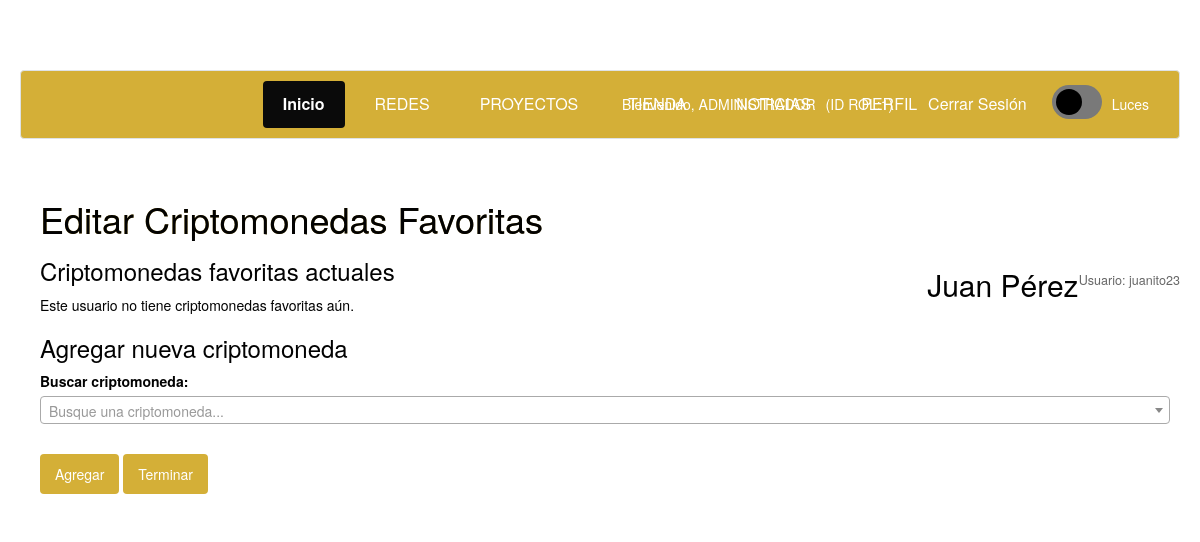
The app's page /admin/editar_favoritos.php?id=1 (signed in) with its own data.
### tables this page shows
CREATE TABLE `usuarios` (
  `idusuario` int(11) NOT NULL,
  `nickname` varchar(255) NOT NULL,
  `email` varchar(255) NOT NULL,
  `contrasenia` varchar(255) NOT NULL,
  `fb_id` varchar(255) DEFAULT NULL,
  `foto` varchar(255) DEFAULT NULL,
  `descripcion` varchar(255) DEFAULT NULL,
  `twitter` varchar(255) DEFAULT NULL,
  `instagram` varchar(255) DEFAULT NULL,
  `facebook` varchar(255) DEFAULT NULL,
  `idestado` int(11) NOT NULL,
  `nombre` varchar(50) NOT NULL,
  `apellido` varchar(50) NOT NULL,
  `discord_id` varchar(255) DEFAULT NULL,
  `avatar` varchar(255) DEFAULT NULL,
  `fecha_registro` datetime NOT NULL DEFAULT current_timestamp()
);

### admin/editar_favoritos.php (the view, shortened to what this page needs)
<?php
require '../conexion.php';
$userId = intval($_GET['id']);
$userQuery = mysqli_query($conexion, "SELECT * FROM usuarios WHERE idusuario = $userId");
$user = mysqli_fetch_assoc($userQuery);
$favoritos = [];
?>
<!DOCTYPE html>
<html lang="es">
<head>
    <link rel="stylesheet" href="https://cdnjs.cloudflare.com/ajax/libs/font-awesome/6.0.0/css/all.min.css">
    <link href="https://cdn.jsdelivr.net/npm/select2@4.1.0-rc.0/dist/css/select2.min.css" rel="stylesheet" />
    <link href="css/perfil.css" rel="stylesheet">
    <link href="css/EstilosAdicionalesABM.css" rel="stylesheet">
</head>
<body>
<?php include("header_admin.php"); ?>
<div class="container">
    <h1>Editar Criptomonedas Favoritas</h1>
    <div class="user-info">
        <h2><?php echo htmlspecialchars($user['nombre'] . ' ' . htmlspecialchars($user['apellido'])); ?></h2>
        <p>Usuario: <?php echo htmlspecialchars($user['nickname']); ?></p>
    </div>
    <div class="current-favorites">
        <h3>Criptomonedas favoritas actuales</h3>
        <?php if (empty($favoritos)): ?>
            <p>Este usuario no tiene criptomonedas favoritas aún.</p>
        <?php endif; ?>
    </div>
    <div class="add-favorite">
        <h3>Agregar nueva criptomoneda</h3>
        <form method="POST" action="editar_favoritos.php?id=<?php echo $userId; ?>">
            <div class="form-group">
                <label for="crypto_search">Buscar criptomoneda:</label>
            </div>
            <div class="form-actions">
                <button type="submit" name="agregar_cripto" class="btn btn-primary">Agregar</button>
                <a href="../ver_perfil.php?id=<?php echo $userId; ?>" class="btn btn-default">Terminar</a>
            </div>
        </form>
    </div>
</div>
</body>
</html>

### admin/header_admin.php (shortened to what this page needs)
<?php
include("../conexion.php");
$idusuario = $_SESSION['logueado'];
$consulta = mysqli_query($conexion, "SELECT * FROM usuarios WHERE idusuario = $idusuario");
while($respuesta = mysqli_fetch_assoc($consulta)) {
    $nick = $respuesta['nickname'];
    $rol = $_SESSION['rol'];
}
?>
<link href="css/perfil.css" rel="stylesheet">
<link rel="stylesheet" href="https://maxcdn.bootstrapcdn.com/bootstrap/3.3.5/css/bootstrap.min.css">
<link href="css/proyectlist.css" rel="stylesheet">
<link href="css/dark-mode.css" rel="stylesheet">
<div class="navbar">
    <a href="../inicio.php" class="active">Inicio</a>
    <a href="redeslist.php">REDES</a>
    <a href="proyectoslist.php">PROYECTOS</a>
    <a href="../tienda.php">TIENDA</a>
    <a href="https://es.cointelegraph.com/tags/games">NOTICIAS</a>
    <a href="../perfil.php">PERFIL</a>
    <div class="user-info">
        <span>Bienvenido, <?php echo $nick; ?></span>
        <span>(ID ROL:<?php echo $rol; ?>)</span>
        <a href="../logout.php" style="color:rgb(0, 0, 0);">Cerrar Sesión</a>
        <label class="toggle-switch">
                <span class="slider"></span>
                </label>
                <span>Luces</span>
    </div>
</div>

### admin/css/perfil.css (style rules this page uses)
:root { --primary: rgb(212, 175, 55); --secondary: #000000; --dark: #36332d; --light: #f5f6fa; --success: #00b894; --danger: #d63031; --bg-color: #f5f6fa; --text-color: #2d3436; --card-bg: white; }
* { margin: 0; padding: 0; box-sizing: border-box; transition: background-color 0.3s, color 0.3s; }
body { font-family: 'Inter', sans-serif; background-color: var(--bg-color); color: var(--text-color); line-height: 1.6; padding: 20px; }
.container { max-width: 1200px; margin: 0 auto; padding: 20px; }
h1 { font-size: 2.5rem; margin-bottom: 10px; background: linear-gradient(45deg, var(--primary), var(--secondary)); -webkit-background-clip: text; background-clip: text; color: transparent; }
.toggle-switch { position: relative; display: inline-block; width: 60px; height: 30px; }
.slider { position: absolute; cursor: pointer; top: 0; left: 0; right: 0; bottom: 0; background-color: #ccc; transition: .4s; border-radius: 34px; }
.slider:before { position: absolute; content: ""; height: 22px; width: 22px; left: 4px; bottom: 4px; background-color: white; transition: .4s; border-radius: 50%; }
.navbar { background-color: #9b8028; overflow: hidden; display: flex; justify-content: center; padding: 10px 0; }
.navbar a { color: white; text-align: center; padding: 12px 20px; text-decoration: none; font-size: 16px; margin: 0 5px; border-radius: 4px; transition: background-color 0.3s; }
.navbar a.active { background-color: #0a0a0a; font-weight: bold; }
.user-info { position: absolute; right: 20px; color: white; display: flex; align-items: center; }
.user-info span { margin-right: 10px; }
.btn { background:rgb(212, 175, 55); color: white; border: none; padding: 10px 15px; border-radius: 4px; cursor: pointer; }
.user-info p { margin: 0; color: #666; font-size: 0.9em; }

### admin/css/EstilosAdicionalesABM.css (style rules this page uses)
.form-group { margin-bottom: 15px; }
.form-group label { display: block; margin-bottom: 5px; font-weight: bold; }
.btn { background:rgb(212, 175, 55); color: white; border: none; padding: 10px 15px; border-radius: 4px; cursor: pointer; }

### admin/css/proyectlist.css (style rules this page uses)
body { background-color: #121212; color: #e0e0e0; min-height: 200px; padding-top: 70px; }
.btn-default { background-color: #333333; color: #e0e0e0; border: 1px solid #444444; }
.container { background-color: #1a1a1a; padding: 20px; border-radius: 8px; }

### admin/css/dark-mode.css (style rules this page uses)
:root { --primary: rgb(212, 175, 55); --secondary: #000000; --bg-color: #ffffff; --text-color: rgb(2, 2, 2); --header-bg: rgb(212, 175, 55); --footer-bg: rgb(212, 175, 55); --card-bg: #c0c0c0; --border-color: #dee2e6; }
* { margin: 0; padding: 0; box-sizing: border-box; transition: background-color 0.3s, color 0.3s, border-color 0.3s; }
body, .container, .row, .col-md-12, .outer_div, .section-container, .game-section { background-color: var(--bg-color) !important; color: var(--text-color) !important; }
.toggle-switch { position: relative; display: inline-block; width: 60px; height: 34px; }
.slider { position: absolute; cursor: pointer; top: 0; left: 0; right: 0; bottom: 0; background-color: #797979; transition: .4s; border-radius: 34px; }
.slider:before { position: absolute; content: ""; height: 26px; width: 26px; left: 4px; bottom: 4px; background-color: rgb(0, 0, 0); transition: .4s; border-radius: 50%; }
.navbar, header { background-color: var(--header-bg) !important; border-color: var(--border-color); color: var(--text-color); }
.btn { background: var(--primary); color: white; border: none; padding: 10px 15px; border-radius: 4px; cursor: pointer; }
a { color: var(--primary); }
.navbar a, .navbar-brand, footer, footer a, footer p { color: rgb(255, 255, 255) !important; }
h1, h2, h3, h4, h5, h6, .game-title, .section-title { color: var(--text-color) !important; }

### records on screen
usuarios: nickname "ADMINISTRADOR"
usuarios: nombre+apellido "Juan Pérez", nickname "juanito23"

### other values on screen
$rol "1"
